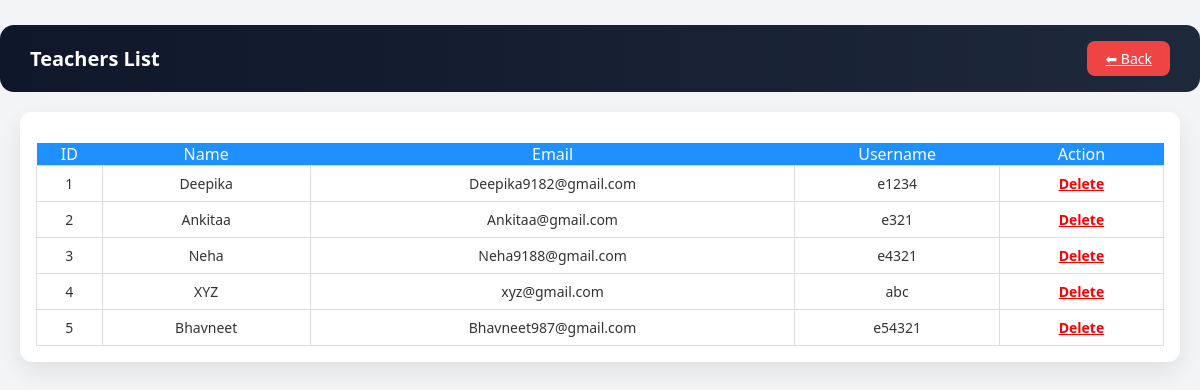
Page /admin/teachers (signed in) on the earlier database version.
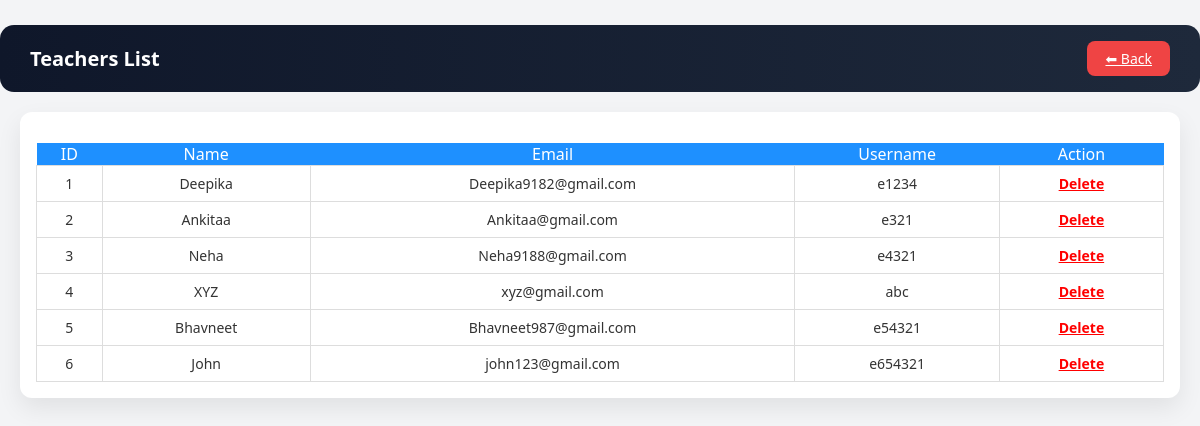
Same page on the later database version.
### tables this page shows
CREATE TABLE teachers (
    id INTEGER PRIMARY KEY AUTOINCREMENT,
    name TEXT NOT NULL,
    email TEXT UNIQUE NOT NULL,
    username TEXT UNIQUE NOT NULL,
    password TEXT NOT NULL
);

### app.py (the view)
@app.route('/admin/teachers')
def admin_teachers():
    if not session.get('admin_logged_in'):
        return redirect(url_for('admin_login'))
    conn = get_db_connection()
    teachers = conn.execute(
        "SELECT id, name, email, username FROM teachers"
    ).fetchall()
    conn.close()
    return render_template(
        'admin_teachers.html',
        teachers=teachers
    )

### app.py (called while the page is built)
def get_db_connection():
    conn = sqlite3.connect(DB_PATH)
    conn.row_factory = sqlite3.Row
    return conn

### templates/admin_teachers.html (shortened to what this page needs)
<!doctype html>
<html lang="en">
  <head>
    <link
      rel="stylesheet"
      href="{{ url_for('static', filename='css/style.css') }}"
    />
  </head>
  <body>
    <div class="page-header">
      <h2>Teachers List</h2>
      <a href="/admin-dashboard" class="back-btn">⬅ Back</a>
    </div>
    <div class="page-container">
      <div class="attendance-table">
        <table>
          <tr>
            <th>ID</th>
            <th>Name</th>
            <th>Email</th>
            <th>Username</th>
            <th>Action</th>
          </tr>
          {% for t in teachers %}
          <tr>
            <td>{{ t.id }}</td>
            <td>{{ t.name }}</td>
            <td>{{ t.email }}</td>
            <td>{{ t.username }}</td>
            <td>
              <a
                href="/admin/delete-teacher/{{ t.id }}"
                onclick="return confirm('Delete this teacher?');"
                style="color: red; font-weight: 600"
              >
                Delete
              </a>
            </td>
          </tr>
          {% endfor %}
        </table>
      </div>
    </div>
  </body>
</html>

Differences in the rows shown:
added teachers: id "6", name "John", email "john123@gmail.com", username "e654321"
